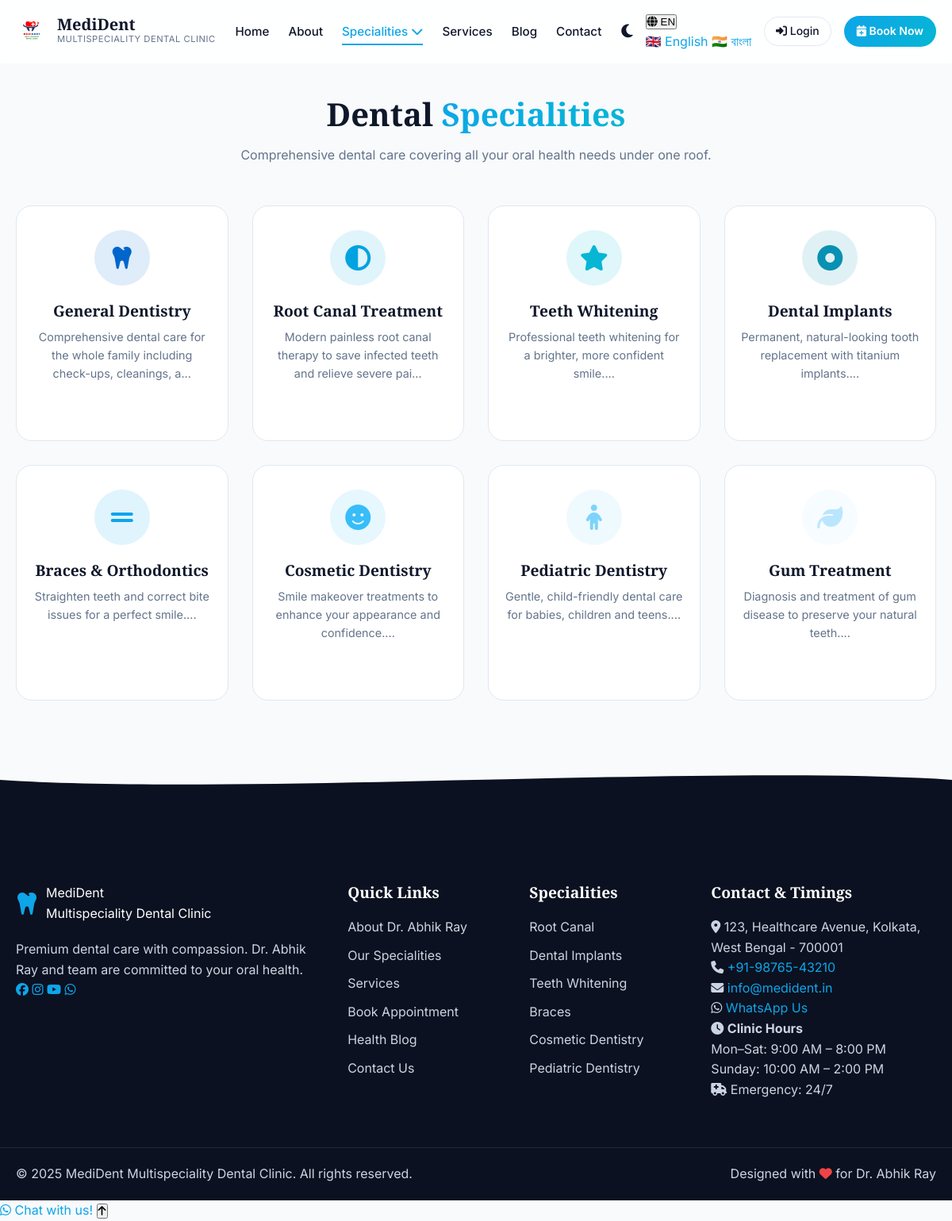
Page /specialities on the committed database.
### models.py (models this page shows, shortened)
class Speciality(db.Model):
    __tablename__ = 'specialities'
    id = db.Column(db.Integer, primary_key=True)
    name = db.Column(db.String(120), nullable=False)
    slug = db.Column(db.String(120), unique=True)
    description = db.Column(db.Text)
    symptoms = db.Column(db.Text)
    treatment_methods = db.Column(db.Text)
    faq = db.Column(db.Text)
    icon = db.Column(db.String(80))
    image = db.Column(db.String(256))
    is_active = db.Column(db.Boolean, default=True)
    created_at = db.Column(db.DateTime, default=datetime.utcnow)

### routes/public.py (the view)
@public_bp.route('/specialities')
def specialities():
    specs = Speciality.query.filter_by(is_active=True).all()
    return render_template('specialities.html', specialities=specs)

### templates/specialities.html (shortened to what this page needs)
{% extends "base.html" %}
{% block content %}
<section class="section" style="padding-top: 120px;">
    <div class="container">
        <div class="section-header">
            <h2 class="section-title">Dental <span class="gradient-text">Specialities</span></h2>
            <p class="section-subtitle">Comprehensive dental care covering all your oral health needs under one roof.</p>
        </div>
        <div class="specialities-grid">
            {% set spec_colors = ['#0066CC','#00A3E0','#06B6D4','#0891B2','#0EA5E9','#38BDF8','#7DD3FC','#BAE6FD'] %}
            {% for spec in specialities %}
            <a href="{{ url_for('public.speciality_detail', slug=spec.slug) }}" class="spec-card">
                <div class="spec-icon" style="background: {{ spec_colors[loop.index0 % 8] }}20; color: {{ spec_colors[loop.index0 % 8] }};">
                    <i class="fas {{ spec.icon or 'fa-tooth' }}"></i>
                </div>
                <h3>{{ spec.name }}</h3>
                <p>{{ spec.description[:80] }}...</p>
            </a>
            {% endfor %}
        </div>
    </div>
</section>
{% endblock %}

### templates/base.html (shortened to what this page needs)
<!DOCTYPE html>
<html lang="en" data-theme="light">
<head>
    <link rel="stylesheet" href="https://cdnjs.cloudflare.com/ajax/libs/font-awesome/6.5.0/css/all.min.css"/>
    <link rel="stylesheet" href="{{ url_for('static', filename='css/main.css') }}"/>
</head>
<body>
<nav class="navbar" id="navbar">
    <div class="nav-container">
        <a href="{{ url_for('public.index') }}" class="nav-brand">
            <img src="{{ url_for('static', filename='img/logo.jpeg') }}" alt="MediDent Logo" style="height: 40px; border-radius: 8px;">
            <div class="nav-brand-text">
                <span class="brand-main">MediDent</span>
                <span class="brand-sub">Multispeciality Dental Clinic</span>
            </div>
        </a>
        <ul class="nav-links" id="navLinks">
            <li><a href="{{ url_for('public.index') }}" class="nav-link {% if request.endpoint == 'public.index' %}active{% endif %}">Home</a></li>
            <li><a href="{{ url_for('public.about') }}" class="nav-link {% if request.endpoint == 'public.about' %}active{% endif %}">About</a></li>
            <li class="nav-dropdown">
                <a class="nav-link {% if request.endpoint and 'specialit' in request.endpoint %}active{% endif %}">Specialities <i class="fas fa-chevron-down"></i></a>
            </li>
            <li><a href="{{ url_for('public.services') }}" class="nav-link {% if request.endpoint == 'public.services' %}active{% endif %}">Services</a></li>
            <li><a href="{{ url_for('public.blog') }}" class="nav-link {% if request.endpoint and 'blog' in request.endpoint %}active{% endif %}">Blog</a></li>
            <li><a href="{{ url_for('public.contact') }}" class="nav-link {% if request.endpoint == 'public.contact' %}active{% endif %}">Contact</a></li>
        </ul>
        <div class="nav-actions">
            <button class="theme-toggle" id="themeToggle" title="Toggle dark mode" aria-label="Toggle theme">
                <i class="fas fa-moon" id="themeIcon"></i>
            </button>
            <div class="lang-switcher">
                <button class="lang-btn" id="langBtn"><i class="fas fa-globe"></i> <span id="langLabel">EN</span></button>
                <div class="lang-dropdown" id="langDropdown">
                    <a href="#" onclick="switchLang('en')"><span class="flag">🇬🇧</span> English</a>
                    <a href="#" onclick="switchLang('bn')"><span class="flag">🇮🇳</span> বাংলা</a>
                </div>
            </div>
            {% if current_user.is_authenticated %}
            <div class="nav-dropdown">
                <button class="btn btn-outline-sm"><i class="fas fa-user-circle"></i> {{ current_user.name.split()[0] }}</button>
                <div class="dropdown-menu dropdown-right">
                    {% if current_user.role == 'patient' %}
                    <a href="{{ url_for('patient.dashboard') }}"><i class="fas fa-tachometer-alt"></i> My Dashboard</a>
                    <a href="{{ url_for('patient.appointments') }}"><i class="fas fa-calendar"></i> Appointments</a>
                    <a href="{{ url_for('patient.prescriptions') }}"><i class="fas fa-pills"></i> Prescriptions</a>
                    {% endif %}
                    <a href="{{ url_for('auth.logout') }}" class="text-danger"><i class="fas fa-sign-out-alt"></i> Logout</a>
                </div>
            </div>
            {% else %}
            <a href="{{ url_for('auth.login') }}" class="btn btn-outline-sm"><i class="fas fa-sign-in-alt"></i> Login</a>
            {% endif %}
            <a href="{{ url_for('appointments.book') }}" class="btn btn-primary-sm pulse-btn"><i class="fas fa-calendar-plus"></i> Book Now</a>
        </div>
    </div>
</nav>
{% block content %}{% endblock %}
<footer class="footer">
    <div class="footer-wave">
        <svg viewBox="0 0 1440 80" preserveAspectRatio="none"><path d="M0,40 C360,80 1080,0 1440,40 L1440,80 L0,80 Z" fill="var(--footer-bg)"/></svg>
    </div>
    <div class="footer-body">
        <div class="footer-grid">
            <div class="footer-col">
                <div class="footer-brand">
                    <i class="fas fa-tooth"></i>
                    <div>
                        <div class="footer-brand-name">MediDent</div>
                        <div class="footer-brand-sub">Multispeciality Dental Clinic</div>
                    </div>
                </div>
                <p>Premium dental care with compassion. Dr. Abhik Ray and team are committed to your oral health.</p>
                <div class="footer-social">
                    <a href="#" title="Facebook"><i class="fab fa-facebook"></i></a>
                    <a href="#" title="Instagram"><i class="fab fa-instagram"></i></a>
                    <a href="#" title="YouTube"><i class="fab fa-youtube"></i></a>
                    <a href="https://wa.me/{{ WHATSAPP_NUMBER }}" title="WhatsApp"><i class="fab fa-whatsapp"></i></a>
                </div>
            </div>
            <div class="footer-col">
                <h4>Quick Links</h4>
                <ul>
                    <li><a href="{{ url_for('public.about') }}">About Dr. Abhik Ray</a></li>
                    <li><a href="{{ url_for('public.specialities') }}">Our Specialities</a></li>
                    <li><a href="{{ url_for('public.services') }}">Services</a></li>
                    <li><a href="{{ url_for('appointments.book') }}">Book Appointment</a></li>
                    <li><a href="{{ url_for('public.blog') }}">Health Blog</a></li>
                    <li><a href="{{ url_for('public.contact') }}">Contact Us</a></li>
                </ul>
            </div>
            <div class="footer-col">
                <h4>Specialities</h4>
                <ul>
                    <li><a href="{{ url_for('public.speciality_detail', slug='root-canal-treatment') }}">Root Canal</a></li>
                    <li><a href="{{ url_for('public.speciality_detail', slug='dental-implants') }}">Dental Implants</a></li>
                    <li><a href="{{ url_for('public.speciality_detail', slug='teeth-whitening') }}">Teeth Whitening</a></li>
                    <li><a href="{{ url_for('public.speciality_detail', slug='braces-orthodontics') }}">Braces</a></li>
                    <li><a href="{{ url_for('public.speciality_detail', slug='cosmetic-dentistry') }}">Cosmetic Dentistry</a></li>
                    <li><a href="{{ url_for('public.speciality_detail', slug='pediatric-dentistry') }}">Pediatric Dentistry</a></li>
                </ul>
            </div>
            <div class="footer-col">
                <h4>Contact & Timings</h4>
                <div class="footer-contact">
                    <p><i class="fas fa-map-marker-alt"></i> {{ CLINIC_ADDRESS }}</p>
                    <p><i class="fas fa-phone"></i> <a href="tel:{{ CLINIC_PHONE }}">{{ CLINIC_PHONE }}</a></p>
                    <p><i class="fas fa-envelope"></i> <a href="mailto:{{ CLINIC_EMAIL }}">{{ CLINIC_EMAIL }}</a></p>
                    <p><i class="fab fa-whatsapp"></i> <a href="https://wa.me/{{ WHATSAPP_NUMBER }}">WhatsApp Us</a></p>
                </div>
                <div class="footer-hours">
                    <p><i class="fas fa-clock"></i> <strong>Clinic Hours</strong></p>
                    <p>Mon–Sat: 9:00 AM – 8:00 PM</p>
                    <p>Sunday: 10:00 AM – 2:00 PM</p>
                    <p class="emergency-tag"><i class="fas fa-ambulance"></i> Emergency: 24/7</p>
                </div>
            </div>
        </div>
        <div class="footer-bottom">
            <p>&copy; {{ now.year if now else 2025 }} MediDent Multispeciality Dental Clinic. All rights reserved.</p>
            <p>Designed with <i class="fas fa-heart text-danger"></i> for Dr. Abhik Ray</p>
        </div>
    </div>
</footer>
<a href="https://wa.me/{{ WHATSAPP_NUMBER }}?text=Hello%20MediDent%2C%20I%20want%20to%20book%20an%20appointment."
   class="whatsapp-float" target="_blank" title="Chat on WhatsApp">
    <i class="fab fa-whatsapp"></i>
    <span class="whatsapp-tooltip">Chat with us!</span>
</a>
<button class="scroll-top" id="scrollTop" title="Back to top"><i class="fas fa-arrow-up"></i></button>
</body>
</html>

### static/css/main.css (style rules this page uses)
:root { --primary: #0EA5E9; --primary-dark: #0284C7; --primary-light: #E0F2FE; --secondary: #06B6D4; --accent: #38BDF8; --dark: #0F172A; --darker: #0B1120; --light: #F8FAFC; --white: #FFFFFF; --gray: #64748B; --gray-light: #CBD5E1; --gray-dark: #334155; --success: #10B981; --warning: #F59E0B; --danger: #EF4444; --info: #3B82F6; --bg-color: var(--light); --surface-color: var(--white); --text-main: var(--dark); --text-muted: var(--gray); --border-color: #E2E8F0; --shadow-sm: 0 1px 3px rgba(0,0,0,0.1); --shadow-md: 0 4px 6px -1px rgba(0,0,0,0.1); --shadow-lg: 0 10px 15px -3px rgba(0,0,0,0.1); --shadow-glow: 0 0 20px rgba(14, 165, 233, 0.3); --glass-bg: rgba(255, 255, 255, 0.85); --glass-border: rgba(255, 255, 255, 0.4); --font-sans: 'Inter', system-ui, sans-serif; --font-serif: 'Playfair Display', serif; --nav-height: 80px; --container-width: 1200px; --radius-sm: 8px; --radius-md: 12px; --radius-lg: 20px; --radius-full: 9999px; --trans-fast: 0.2s ease; --trans-normal: 0.3s ease; --trans-slow: 0.5s ease; }
* { margin: 0; padding: 0; box-sizing: border-box; }
body { font-family: var(--font-sans); background-color: var(--bg-color); color: var(--text-main); line-height: 1.6; transition: background-color var(--trans-normal), color var(--trans-normal); overflow-x: hidden; }
h1, h2, h3, h4, h5, h6 { font-family: var(--font-serif); font-weight: 700; line-height: 1.2; color: var(--text-main); }
a { text-decoration: none; color: var(--primary); transition: color var(--trans-fast); }
ul { list-style: none; }
img { max-width: 100%; height: auto; display: block; }
.container { max-width: var(--container-width); margin: 0 auto; padding: 0 20px; }
.section { padding: 80px 0; }
.text-danger { color: var(--danger); }
.gradient-text { background: linear-gradient(135deg, var(--primary), var(--secondary)); -webkit-background-clip: text; -webkit-text-fill-color: transparent; display: inline-block; }
.btn { display: inline-flex; align-items: center; justify-content: center; gap: 8px; padding: 12px 24px; border-radius: var(--radius-full); font-weight: 600; font-size: 1rem; cursor: pointer; transition: all var(--trans-normal); border: none; text-decoration: none; }
.btn-primary-sm { background: linear-gradient(135deg, var(--primary), var(--secondary)); color: var(--white); padding: 8px 16px; border-radius: var(--radius-full); font-weight: 600; font-size: 0.875rem; text-decoration: none; display: inline-block; }
.btn-outline-sm { background: transparent; border: 1px solid var(--border-color); color: var(--text-main); padding: 6px 14px; border-radius: var(--radius-full); font-size: 0.875rem; font-weight: 500; text-decoration: none; display: inline-block; }
.pulse-btn { animation: pulse 2s infinite; }
.navbar { position: fixed; top: 0; left: 0; width: 100%; height: var(--nav-height); background: var(--glass-bg); backdrop-filter: blur(10px); border-bottom: 1px solid var(--glass-border); z-index: 1000; transition: all var(--trans-normal); }
.nav-container { max-width: var(--container-width); margin: 0 auto; padding: 0 20px; height: 100%; display: flex; justify-content: space-between; align-items: center; }
.nav-brand { display: flex; align-items: center; gap: 12px; }
.nav-brand-text { display: flex; flex-direction: column; }
.brand-main { font-family: var(--font-serif); font-weight: 700; font-size: 1.25rem; color: var(--text-main); line-height: 1; }
.brand-sub { font-size: 0.7rem; color: var(--text-muted); text-transform: uppercase; letter-spacing: 0.5px; }
.nav-links { display: flex; gap: 24px; align-items: center; }
.nav-link { color: var(--text-main); font-weight: 500; font-size: 0.95rem; position: relative; padding: 8px 0; cursor: pointer; }
.nav-link::after { content: ''; position: absolute; bottom: 0; left: 0; width: 0; height: 2px; background: var(--primary); transition: width var(--trans-normal); }
.nav-link:hover::after, .nav-link.active::after { width: 100%; }
.nav-link:hover, .nav-link.active { color: var(--primary); }
.nav-dropdown { position: relative; }
.nav-actions { display: flex; align-items: center; gap: 16px; }
.theme-toggle { background: none; border: none; color: var(--text-main); font-size: 1.2rem; cursor: pointer; transition: color var(--trans-fast); }

### rows in the picture
Speciality: name "General Dentistry", description "Comprehensive dental care for the whole family including check-ups, cleanings, a"
Speciality: name "Root Canal Treatment", description "Modern painless root canal therapy to save infected teeth and relieve severe pai"
Speciality: name "Teeth Whitening", description "Professional teeth whitening for a brighter, more confident smile."
Speciality: name "Dental Implants", description "Permanent, natural-looking tooth replacement with titanium implants."
Speciality: name "Braces & Orthodontics", description "Straighten teeth and correct bite issues for a perfect smile."
Speciality: name "Cosmetic Dentistry", description "Smile makeover treatments to enhance your appearance and confidence."
Speciality: name "Pediatric Dentistry", description "Gentle, child-friendly dental care for babies, children and teens."
Speciality: name "Gum Treatment", description "Diagnosis and treatment of gum disease to preserve your natural teeth."

### other values in the picture
{{ CLINIC_ADDRESS }} "123, Healthcare Avenue, Kolkata, West Bengal - 700001"
{{ CLINIC_PHONE }} "+91-98765-43210"
{{ CLINIC_EMAIL }} "info@medident.in"
{{ now.year if now else 2025 }} "2025"
